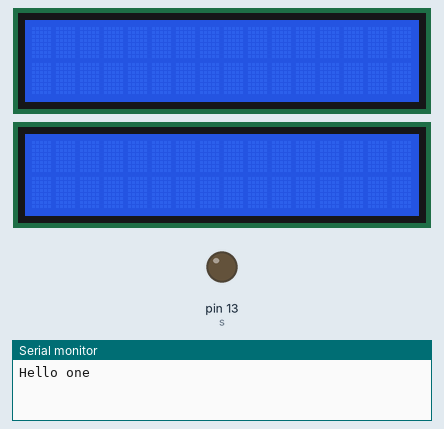
A sketch run on a simulated Arduino Uno, built with avr-gcc and run on an emulated ATmega328P. Parts: 2 × 16×2 character LCD, output pins drawn as LEDs (lit = HIGH), the last lines printed to the serial monitor.

Above: at 1.1 s.
At 5.4 s:
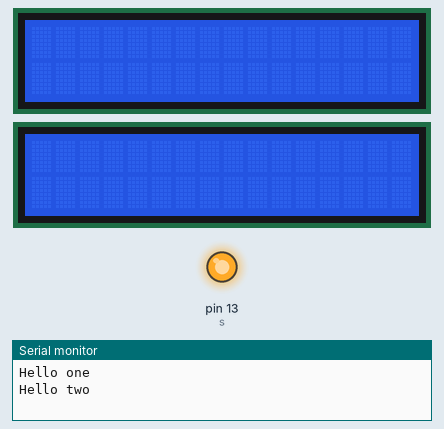
Timing chart, 0 to 7.1 s (numbered marks = the images above):
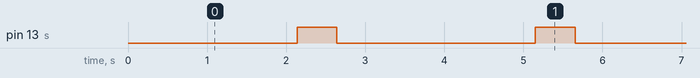

Measured:
- by itself, pin 13 (s): alternates HIGH for 0.50 s and LOW for 2.5 s

The sketch:

TestLCD.ino
```cpp
#include <LiquidCrystal_I2C.h>
//I2C pins declaration
LiquidCrystal_I2C lcd1(0x27, 2, 1, 0, 4, 5, 6, 7, 3, POSITIVE);
LiquidCrystal_I2C lcd2(0x26, 2, 1, 0, 4, 5, 6, 7, 3, POSITIVE);
#define s    13

void printAll(LiquidCrystal_I2C lcd, String text1)
{
  lcd.clear();//Clean the screen
  lcd.setCursor(0, 0);
  Serial.println(text1);
  lcd.print(text1);
  delay(1000);
}


void setup()
{
  Serial.begin(9600);

  // set the data rate for the sensor serial port
  lcd1.begin(16, 2); //Defining 16 columns and 2 rows of lcd display
  lcd1.backlight();//To Power ON the back light

  lcd2.begin(16, 2); //Defining 16 columns and 2 rows of lcd display
  lcd2.backlight();//To Power ON the back light
  pinMode(s, OUTPUT);
}


void loop()                     // run over and over again
{
  printAll(lcd2, "Hello one");
  delay(1000);
  digitalWrite(s, HIGH);
  delay(500);
  digitalWrite(s, LOW);
  delay(500);
  printAll(lcd1, "Hello two");
  delay(1000);
  digitalWrite(s, HIGH);
  delay(500);
  digitalWrite(s, LOW);
  delay(500);
}
```
